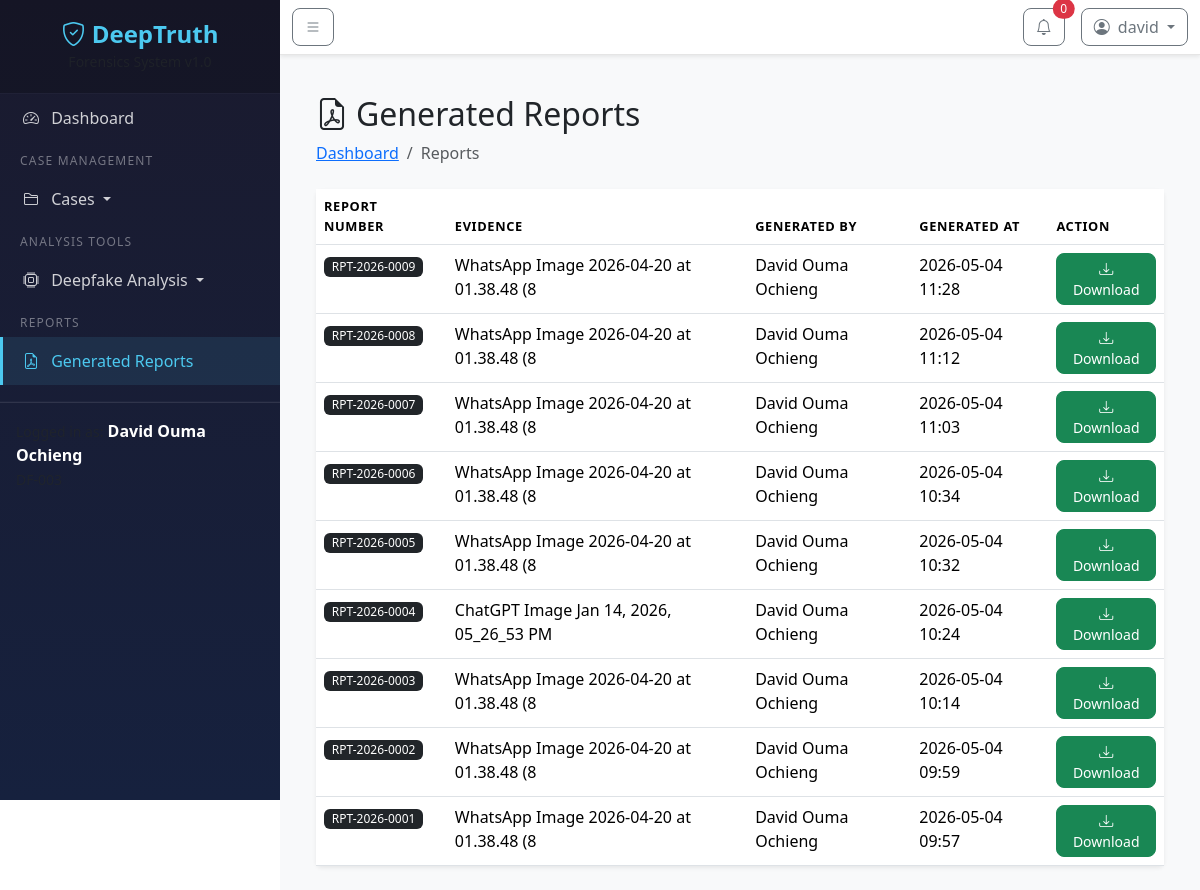
/reports/ (signed in), run on the app's committed database.
### models/user.py (models this page shows, shortened)
class User(UserMixin, db.Model):
    __tablename__ = 'users'
    id = db.Column(db.Integer, primary_key=True)
    email = db.Column(db.String(120), unique=True, nullable=False, index=True)
    username = db.Column(db.String(80), unique=True, nullable=False, index=True)
    password_hash = db.Column(db.String(256), nullable=False)
    full_name = db.Column(db.String(150), nullable=False)
    badge_number = db.Column(db.String(50), unique=True)
    role = db.Column(db.String(20), default='examiner')  # admin, examiner
    is_active = db.Column(db.Boolean, default=True)
    created_at = db.Column(db.DateTime, default=datetime.utcnow)
    last_login = db.Column(db.DateTime)
    last_logout = db.Column(db.DateTime)
    total_time_spent = db.Column(db.Integer, default=0)  # in seconds
    cases = db.relationship('Case', backref='investigator', lazy='dynamic')
    evidence_uploads = db.relationship('EvidenceFile', backref='uploader', lazy='dynamic',
                                       foreign_keys='EvidenceFile.uploaded_by')
    custody_actions = db.relationship('ChainOfCustody', backref='performer', lazy='dynamic',
                                      foreign_keys='ChainOfCustody.performed_by')
    generated_reports = db.relationship('PDFReport', backref='generator', lazy='dynamic',
                                        foreign_keys='PDFReport.generated_by')
    audit_logs = db.relationship('AuditLog', backref='user', lazy='dynamic')

### models/pdf_report.py (models this page shows, shortened)
class PDFReport(db.Model):
    __tablename__ = 'pdf_reports'
    id = db.Column(db.Integer, primary_key=True)
    evidence_id = db.Column(db.Integer, db.ForeignKey('evidence_files.id'), nullable=False)
    report_number = db.Column(db.String(30), unique=True, nullable=False)
    file_path = db.Column(db.String(500), nullable=False)
    generated_by = db.Column(db.Integer, db.ForeignKey('users.id'), nullable=False)
    generated_at = db.Column(db.DateTime, default=datetime.utcnow)

### models/evidence.py (models this page shows, shortened)
class EvidenceFile(db.Model):
    __tablename__ = 'evidence_files'
    id = db.Column(db.Integer, primary_key=True)
    case_id = db.Column(db.Integer, db.ForeignKey('cases.id'), nullable=False)
    evidence_number = db.Column(db.String(30), unique=True, nullable=False)
    original_filename = db.Column(db.String(255), nullable=False)
    stored_filename = db.Column(db.String(255), nullable=False)
    file_path = db.Column(db.String(500), nullable=False)
    file_size = db.Column(db.BigInteger)
    mime_type = db.Column(db.String(50))
    media_type = db.Column(db.String(10), default='video')  # 'video' or 'image'
    duration = db.Column(db.Float)
    resolution_width = db.Column(db.Integer)
    resolution_height = db.Column(db.Integer)
    frame_rate = db.Column(db.Float)
    video_codec = db.Column(db.String(50))
    audio_codec = db.Column(db.String(50))
    sha256_hash = db.Column(db.String(64), nullable=False)
    md5_hash = db.Column(db.String(32))
    hash_timestamp = db.Column(db.DateTime, default=datetime.utcnow)
    metadata_json = db.Column(db.JSON)
    status = db.Column(db.String(20), default='pending')
    upload_timestamp = db.Column(db.DateTime, default=datetime.utcnow)
    uploaded_by = db.Column(db.Integer, db.ForeignKey('users.id'), nullable=False)
    custody_entries = db.relationship('ChainOfCustody', backref='evidence', lazy='dynamic')
    pdf_reports = db.relationship('PDFReport', backref='evidence', lazy='dynamic')

### routes/reports.py (the view)
@reports_bp.route('/')
@login_required
def list_reports():
    reports = PDFReport.query.order_by(PDFReport.generated_at.desc()).all()
    return render_template('reports/list.html', reports=reports)

### routes/auth.py (called while the page is built)
@auth_bp.before_app_request
def track_user_activity():
    if current_user.is_authenticated:
        current_user.last_activity = datetime.utcnow()
        db.session.commit()

### templates/reports/list.html (shortened to what this page needs)
{% extends "base.html" %}
{% block content %}
<div class="container-fluid">
    <h2><i class="bi bi-file-earmark-pdf me-2"></i>Generated Reports</h2>
    <nav aria-label="breadcrumb" class="mb-4">
        <ol class="breadcrumb">
            <li class="breadcrumb-item"><a href="{{ url_for('dashboard.index') }}">Dashboard</a></li>
            <li class="breadcrumb-item active">Reports</li>
        </ol>
    </nav>
    <div class="card border-0 shadow-sm">
        <div class="card-body p-0">
            {% if reports %}
            <div class="table-responsive">
                <table class="table table-hover mb-0">
                    <thead>
                        <tr>
                            <th>Report Number</th>
                            <th>Evidence</th>
                            <th>Generated By</th>
                            <th>Generated At</th>
                            <th>Action</th>
                        </tr>
                    </thead>
                    <tbody>
                        {% for report in reports %}
                        <tr>
                            <td><span class="badge bg-dark">{{ report.report_number }}</span></td>
                            <td>{{ report.evidence.original_filename[:40] if report.evidence else 'N/A' }}</td>
                            <td>{{ report.generator.full_name if report.generator else 'SYSTEM' }}</td>
                            <td>{{ report.generated_at.strftime('%Y-%m-%d %H:%M') }}</td>
                            <td>
                                <a href="{{ url_for('reports.download_report', report_id=report.id) }}"
                                   class="btn btn-sm btn-success">
                                    <i class="bi bi-download"></i> Download
                                </a>
                            </td>
                        </tr>
                        {% endfor %}
                    </tbody>
                </table>
            </div>
            {% endif %}
        </div>
    </div>
</div>
{% endblock %}

### templates/base.html (shortened to what this page needs)
<!DOCTYPE html>
<html lang="en">
<head>
    <link href="https://cdn.jsdelivr.net/npm/bootstrap@5.3.2/dist/css/bootstrap.min.css" rel="stylesheet">
    <link href="https://cdn.jsdelivr.net/npm/bootstrap-icons@1.11.1/font/bootstrap-icons.css" rel="stylesheet">
    <link href="{{ url_for('static', filename='css/style.css') }}" rel="stylesheet">
</head>
<body>
    <div class="wrapper">
        <nav id="sidebar" class="sidebar">
            <div class="sidebar-header text-center">
                <h4 class="mb-0">
                    <i class="bi bi-shield-check"></i> DeepTruth
                </h4>
                <small class="text-muted">Forensics System v1.0</small>
            </div>
            <hr class="sidebar-divider">
            <ul class="list-unstyled components">
    <li class="{% if request.endpoint == 'dashboard.index' or request.endpoint == 'dashboard.admin_dashboard' %}active{% endif %}">
        <a href="{{ url_for('dashboard.index') }}">
            <i class="bi bi-speedometer2 me-2"></i> Dashboard
        </a>
    </li>
    <li class="sidebar-heading"><span>Case Management</span></li>
    <li class="{% if 'cases' in request.endpoint %}active{% endif %}">
        <a href="#casesSubmenu" data-bs-toggle="collapse" aria-expanded="{% if 'cases' in request.endpoint %}true{% else %}false{% endif %}" class="dropdown-toggle">
            <i class="bi bi-folder2 me-2"></i> Cases
        </a>
    </li>
    {% if current_user.role != 'admin' %}
    <li class="sidebar-heading"><span>Analysis Tools</span></li>
    <li class="{% if 'analysis' in request.endpoint %}active{% endif %}">
        <a href="#analysisSubmenu" data-bs-toggle="collapse" aria-expanded="{% if 'analysis' in request.endpoint %}true{% else %}false{% endif %}" class="dropdown-toggle">
            <i class="bi bi-cpu me-2"></i> Deepfake Analysis
        </a>
    </li>
    {% endif %}
    <li class="sidebar-heading"><span>Reports</span></li>
    <li class="{% if 'reports' in request.endpoint %}active{% endif %}">
        <a href="{{ url_for('reports.list_reports') }}">
            <i class="bi bi-file-earmark-pdf me-2"></i> Generated Reports
        </a>
    </li>
</ul>
            <hr class="sidebar-divider">
            <div class="sidebar-footer p-3">
                <div class="user-info">
                    <small class="text-muted">Logged in as:</small>
                    <strong>{{ current_user.full_name }}</strong>
                    <br>
                    <small class="text-muted">{{ current_user.badge_number or 'No Badge' }}</small>
                </div>
            </div>
        </nav>
        <div id="content">
            <nav class="navbar navbar-expand-lg navbar-light bg-white shadow-sm">
                <div class="container-fluid">
                    <button type="button" id="sidebarCollapse" class="btn btn-outline-secondary">
                        <i class="bi bi-list"></i>
                    </button>
                    <div class="ms-auto d-flex align-items-center">
                        <div class="dropdown me-3">
                            <button class="btn btn-outline-secondary position-relative" type="button" data-bs-toggle="dropdown">
                                <i class="bi bi-bell"></i>
                                <span class="position-absolute top-0 start-100 translate-middle badge rounded-pill bg-danger">
                                    0
                                </span>
                            </button>
                        </div>
                        <div class="dropdown">
                            <button class="btn btn-outline-secondary dropdown-toggle" type="button" data-bs-toggle="dropdown">
                                <i class="bi bi-person-circle me-1"></i> {{ current_user.username }}
                            </button>
                        </div>
                    </div>
                </div>
            </nav>
            <div class="container-fluid p-4">
                {% block content %}{% endblock %}
            </div>
        </div>
    </div>
</body>
</html>

### static/css/style.css (style rules this page uses)
.wrapper { display: flex; width: 100%; min-height: 100vh; }
.sidebar { min-width: 280px; max-width: 280px; background: linear-gradient(180deg, #1a1a2e 0%, #16213e 100%); color: #fff; transition: all 0.3s; position: fixed; top: 0; left: 0; height: 100vh; z-index: 999; overflow-y: auto; }
.sidebar-header { padding: 20px; background: rgba(0, 0, 0, 0.2); }
.sidebar-header h4 { color: #4cc9f0; font-weight: 700; }
.sidebar-divider { border-color: rgba(255, 255, 255, 0.1); margin: 0; }
.sidebar-heading { padding: 10px 20px 5px; font-size: 0.75rem; text-transform: uppercase; letter-spacing: 0.1em; color: rgba(255, 255, 255, 0.4); }
.sidebar ul.components { padding: 0; }
.sidebar ul li a { padding: 12px 20px; display: block; color: rgba(255, 255, 255, 0.8); text-decoration: none; transition: all 0.3s; border-left: 3px solid transparent; }
.sidebar ul li.active a { background: rgba(76, 201, 240, 0.1); color: #4cc9f0; border-left-color: #4cc9f0; }
.sidebar-footer { margin-top: auto; border-top: 1px solid rgba(255, 255, 255, 0.1); }
#content { width: calc(100% - 280px); margin-left: 280px; transition: all 0.3s; min-height: 100vh; background-color: #f8f9fa; }
.navbar { border-bottom: 1px solid rgba(0, 0, 0, 0.1); }
.table th { font-weight: 600; text-transform: uppercase; font-size: 0.8rem; letter-spacing: 0.05em; }
.badge { font-weight: 500; }
.btn { border-radius: 8px; font-weight: 500; }

### data on the page
User: full_name "David Ouma Ochieng", username "david"
PDFReport: report_number "RPT-2026-0009", evidence "WhatsApp Image 2026-04-20 at 01.38.48 (8", generator "David Ouma Ochieng", generated_at "2026-05-04 11:28"
PDFReport: report_number "RPT-2026-0008", evidence "WhatsApp Image 2026-04-20 at 01.38.48 (8", generator "David Ouma Ochieng", generated_at "2026-05-04 11:12"
PDFReport: report_number "RPT-2026-0007", evidence "WhatsApp Image 2026-04-20 at 01.38.48 (8", generator "David Ouma Ochieng", generated_at "2026-05-04 11:03"
PDFReport: report_number "RPT-2026-0006", evidence "WhatsApp Image 2026-04-20 at 01.38.48 (8", generator "David Ouma Ochieng", generated_at "2026-05-04 10:34"
PDFReport: report_number "RPT-2026-0005", evidence "WhatsApp Image 2026-04-20 at 01.38.48 (8", generator "David Ouma Ochieng", generated_at "2026-05-04 10:32"
PDFReport: report_number "RPT-2026-0004", evidence "ChatGPT Image Jan 14, 2026, 05_26_53 PM", generator "David Ouma Ochieng", generated_at "2026-05-04 10:24"
PDFReport: report_number "RPT-2026-0003", evidence "WhatsApp Image 2026-04-20 at 01.38.48 (8", generator "David Ouma Ochieng", generated_at "2026-05-04 10:14"
PDFReport: report_number "RPT-2026-0002", evidence "WhatsApp Image 2026-04-20 at 01.38.48 (8", generator "David Ouma Ochieng", generated_at "2026-05-04 09:59"
PDFReport: report_number "RPT-2026-0001", evidence "WhatsApp Image 2026-04-20 at 01.38.48 (8", generator "David Ouma Ochieng", generated_at "2026-05-04 09:57"
